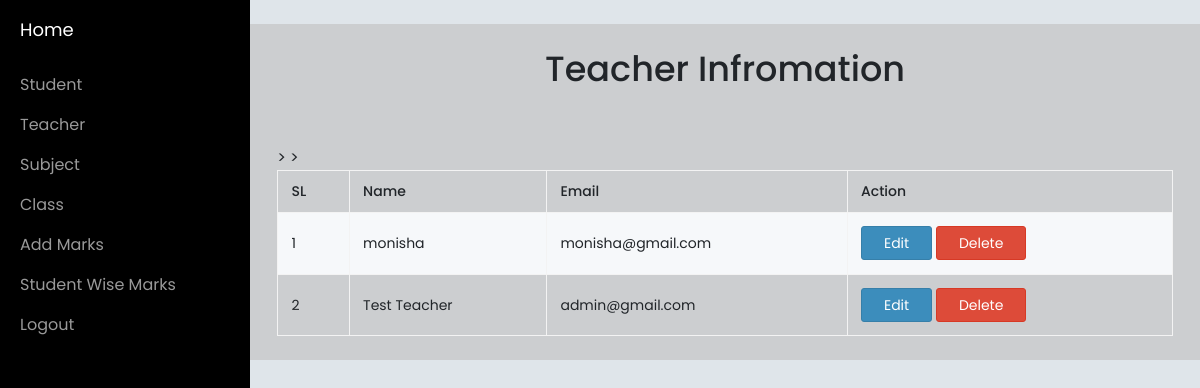
The page /admin/teacher.php (signed in) on the database its author committed.
### tables this page shows
CREATE TABLE `teacher` (
  `id` int(11) NOT NULL,
  `name` varchar(255) NOT NULL,
  `email` varchar(255) NOT NULL,
  `password` varchar(255) NOT NULL
);

### admin/teacher.php (the view, shortened to what this page needs)
<?php
if(!isset($_SESSION["user_admin"])){
  header("location:../index.php");
} else {
  include('includes/header.php');
  include('includes/sidebar.php');
  include('includes/config.php'); ?>
    <div class="content-wrapper">
      <div class="row">
        <div class="col-md-12 col-md-offset-0">
          <div class="box">
           <center><h1>Teacher Infromation</h1></center>
         </div>
         <div class="box-body">
       </br></br></div>
        <table id="example1" class="table table-hover table-bordered table-striped">
          <thead>
           <tr>
            <th>SL</th>
            <th>Name</th>
            <th>Email</th>
            <th>Action</th>
          </tr>
        </thead>
        <tbody>
          <?php $query=mysqli_query($con,"SELECT * FROM `teacher` order by id DESC ");
          $count=0;
          foreach ($query as $result):
           ?>
           <tr>
            <td><?=++$count?></td>>
            <td><?=$result['name']?></td>
            <td><?=$result['email']?></td>
            <td>
             <a href="editteacher.php?id=<?=$result['id']?>"><button class='btn btn-primary'>Edit</button></a> <a href="deleteteacher.php?id=<?=$result['id']?>"><button class='btn btn-danger'>Delete</button></a>
           </td>
         </tr>
       <?php endforeach; ?>
     </tbody>
   </table>
 </div>
</div>
</div>
</div>
<?php include('includes/footer.php');  } ?>

### admin/includes/sidebar.php (style rules this page uses)
body { background-color: #dfe5ea; }

### rows shown on the page
teacher: name "monisha", email "monisha@gmail.com"
teacher: name "Test Teacher", email "admin@gmail.com"
